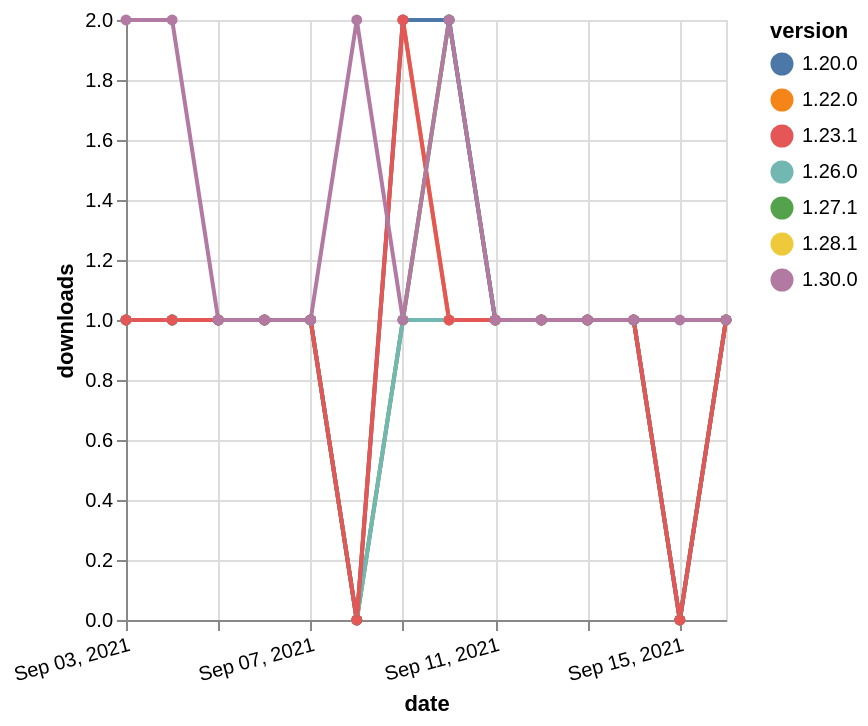

Here is the Vega-Lite specification saved for this chart:
### Vega-Lite specification from a JSON file in a GitHub repository (floating-point values rounded to 4 significant figures)
{"$schema": "https://vega.github.io/schema/vega-lite/v5.json", "description": "A simple bar chart with embedded data.", "data": {"values": [{"date": "2021-09-03", "total": 121, "delta": 1, "version": "1.28.1"}, {"date": "2021-09-04", "total": 122, "delta": 1, "version": "1.28.1"}, {"date": "2021-09-05", "total": 123, "delta": 1, "version": "1.28.1"}, {"date": "2021-09-06", "total": 124, "delta": 1, "version": "1.28.1"}, {"date": "2021-09-07", "total": 125, "delta": 1, "version": "1.28.1"}, {"date": "2021-09-08", "total": 125, "delta": 0, "version": "1.28.1"}, {"date": "2021-09-09", "total": 126, "delta": 1, "version": "1.28.1"}, {"date": "2021-09-10", "total": 128, "delta": 2, "version": "1.28.1"}, {"date": "2021-09-11", "total": 129, "delta": 1, "version": "1.28.1"}, {"date": "2021-09-12", "total": 130, "delta": 1, "version": "1.28.1"}, {"date": "2021-09-13", "total": 131, "delta": 1, "version": "1.28.1"}, {"date": "2021-09-14", "total": 132, "delta": 1, "version": "1.28.1"}, {"date": "2021-09-15", "total": 132, "delta": 0, "version": "1.28.1"}, {"date": "2021-09-16", "total": 133, "delta": 1, "version": "1.28.1"}, {"date": "2021-09-03", "total": 187, "delta": 1, "version": "1.22.0"}, {"date": "2021-09-04", "total": 188, "delta": 1, "version": "1.22.0"}, {"date": "2021-09-05", "total": 189, "delta": 1, "version": "1.22.0"}, {"date": "2021-09-06", "total": 190, "delta": 1, "version": "1.22.0"}, {"date": "2021-09-07", "total": 191, "delta": 1, "version": "1.22.0"}, {"date": "2021-09-08", "total": 191, "delta": 0, "version": "1.22.0"}, {"date": "2021-09-09", "total": 193, "delta": 2, "version": "1.22.0"}, {"date": "2021-09-10", "total": 194, "delta": 1, "version": "1.22.0"}, {"date": "2021-09-11", "total": 195, "delta": 1, "version": "1.22.0"}, {"date": "2021-09-12", "total": 196, "delta": 1, "version": "1.22.0"}, {"date": "2021-09-13", "total": 197, "delta": 1, "version": "1.22.0"}, {"date": "2021-09-14", "total": 198, "delta": 1, "version": "1.22.0"}, {"date": "2021-09-15", "total": 198, "delta": 0, "version": "1.22.0"}, {"date": "2021-09-16", "total": 199, "delta": 1, "version": "1.22.0"}, {"date": "2021-09-03", "total": 138, "delta": 1, "version": "1.27.1"}, {"date": "2021-09-04", "total": 139, "delta": 1, "version": "1.27.1"}, {"date": "2021-09-05", "total": 140, "delta": 1, "version": "1.27.1"}, {"date": "2021-09-06", "total": 141, "delta": 1, "version": "1.27.1"}, {"date": "2021-09-07", "total": 142, "delta": 1, "version": "1.27.1"}, {"date": "2021-09-08", "total": 142, "delta": 0, "version": "1.27.1"}, {"date": "2021-09-09", "total": 143, "delta": 1, "version": "1.27.1"}, {"date": "2021-09-10", "total": 145, "delta": 2, "version": "1.27.1"}, {"date": "2021-09-11", "total": 146, "delta": 1, "version": "1.27.1"}, {"date": "2021-09-12", "total": 147, "delta": 1, "version": "1.27.1"}, {"date": "2021-09-13", "total": 148, "delta": 1, "version": "1.27.1"}, {"date": "2021-09-14", "total": 149, "delta": 1, "version": "1.27.1"}, {"date": "2021-09-15", "total": 149, "delta": 0, "version": "1.27.1"}, {"date": "2021-09-16", "total": 150, "delta": 1, "version": "1.27.1"}, {"date": "2021-09-03", "total": 145, "delta": 1, "version": "1.26.0"}, {"date": "2021-09-04", "total": 146, "delta": 1, "version": "1.26.0"}, {"date": "2021-09-05", "total": 147, "delta": 1, "version": "1.26.0"}, {"date": "2021-09-06", "total": 148, "delta": 1, "version": "1.26.0"}, {"date": "2021-09-07", "total": 149, "delta": 1, "version": "1.26.0"}, {"date": "2021-09-08", "total": 149, "delta": 0, "version": "1.26.0"}, {"date": "2021-09-09", "total": 150, "delta": 1, "version": "1.26.0"}, {"date": "2021-09-10", "total": 151, "delta": 1, "version": "1.26.0"}, {"date": "2021-09-11", "total": 152, "delta": 1, "version": "1.26.0"}, {"date": "2021-09-12", "total": 153, "delta": 1, "version": "1.26.0"}, {"date": "2021-09-13", "total": 154, "delta": 1, "version": "1.26.0"}, {"date": "2021-09-14", "total": 155, "delta": 1, "version": "1.26.0"}, {"date": "2021-09-15", "total": 155, "delta": 0, "version": "1.26.0"}, {"date": "2021-09-16", "total": 156, "delta": 1, "version": "1.26.0"}, {"date": "2021-09-03", "total": 216, "delta": 1, "version": "1.20.0"}, {"date": "2021-09-04", "total": 217, "delta": 1, "version": "1.20.0"}, {"date": "2021-09-05", "total": 218, "delta": 1, "version": "1.20.0"}, {"date": "2021-09-06", "total": 219, "delta": 1, "version": "1.20.0"}, {"date": "2021-09-07", "total": 220, "delta": 1, "version": "1.20.0"}, {"date": "2021-09-08", "total": 220, "delta": 0, "version": "1.20.0"}, {"date": "2021-09-09", "total": 222, "delta": 2, "version": "1.20.0"}, {"date": "2021-09-10", "total": 224, "delta": 2, "version": "1.20.0"}, {"date": "2021-09-11", "total": 225, "delta": 1, "version": "1.20.0"}, {"date": "2021-09-12", "total": 226, "delta": 1, "version": "1.20.0"}, {"date": "2021-09-13", "total": 227, "delta": 1, "version": "1.20.0"}, {"date": "2021-09-14", "total": 228, "delta": 1, "version": "1.20.0"}, {"date": "2021-09-15", "total": 228, "delta": 0, "version": "1.20.0"}, {"date": "2021-09-16", "total": 229, "delta": 1, "version": "1.20.0"}, {"date": "2021-09-03", "total": 173, "delta": 1, "version": "1.23.1"}, {"date": "2021-09-04", "total": 174, "delta": 1, "version": "1.23.1"}, {"date": "2021-09-05", "total": 175, "delta": 1, "version": "1.23.1"}, {"date": "2021-09-06", "total": 176, "delta": 1, "version": "1.23.1"}, {"date": "2021-09-07", "total": 177, "delta": 1, "version": "1.23.1"}, {"date": "2021-09-08", "total": 177, "delta": 0, "version": "1.23.1"}, {"date": "2021-09-09", "total": 179, "delta": 2, "version": "1.23.1"}, {"date": "2021-09-10", "total": 180, "delta": 1, "version": "1.23.1"}, {"date": "2021-09-11", "total": 181, "delta": 1, "version": "1.23.1"}, {"date": "2021-09-12", "total": 182, "delta": 1, "version": "1.23.1"}, {"date": "2021-09-13", "total": 183, "delta": 1, "version": "1.23.1"}, {"date": "2021-09-14", "total": 184, "delta": 1, "version": "1.23.1"}, {"date": "2021-09-15", "total": 184, "delta": 0, "version": "1.23.1"}, {"date": "2021-09-16", "total": 185, "delta": 1, "version": "1.23.1"}, {"date": "2021-09-03", "total": 118, "delta": 2, "version": "1.30.0"}, {"date": "2021-09-04", "total": 120, "delta": 2, "version": "1.30.0"}, {"date": "2021-09-05", "total": 121, "delta": 1, "version": "1.30.0"}, {"date": "2021-09-06", "total": 122, "delta": 1, "version": "1.30.0"}, {"date": "2021-09-07", "total": 123, "delta": 1, "version": "1.30.0"}, {"date": "2021-09-08", "total": 125, "delta": 2, "version": "1.30.0"}, {"date": "2021-09-09", "total": 126, "delta": 1, "version": "1.30.0"}, {"date": "2021-09-10", "total": 128, "delta": 2, "version": "1.30.0"}, {"date": "2021-09-11", "total": 129, "delta": 1, "version": "1.30.0"}, {"date": "2021-09-12", "total": 130, "delta": 1, "version": "1.30.0"}, {"date": "2021-09-13", "total": 131, "delta": 1, "version": "1.30.0"}, {"date": "2021-09-14", "total": 132, "delta": 1, "version": "1.30.0"}, {"date": "2021-09-15", "total": 133, "delta": 1, "version": "1.30.0"}, {"date": "2021-09-16", "total": 134, "delta": 1, "version": "1.30.0"}]}, "width": "container", "mark": {"type": "line", "point": {"filled": true}}, "encoding": {"x": {"field": "date", "type": "temporal", "timeUnit": "yearmonthdate", "title": "date", "axis": {"labelAngle": -15}}, "y": {"field": "delta", "type": "quantitative", "title": "downloads"}, "color": {"field": "version", "type": "nominal"}, "tooltip": {"field": "delta"}}}
